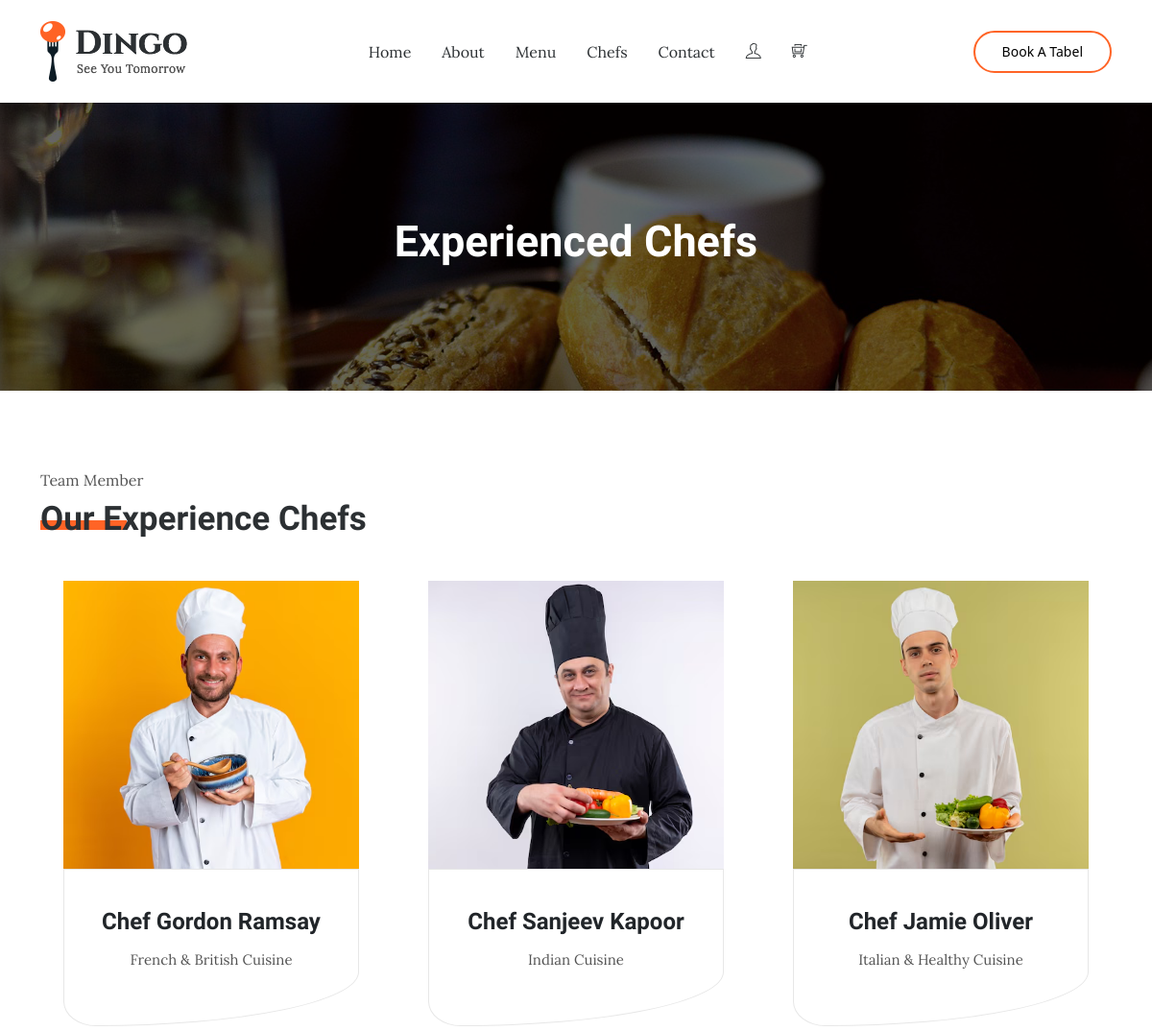
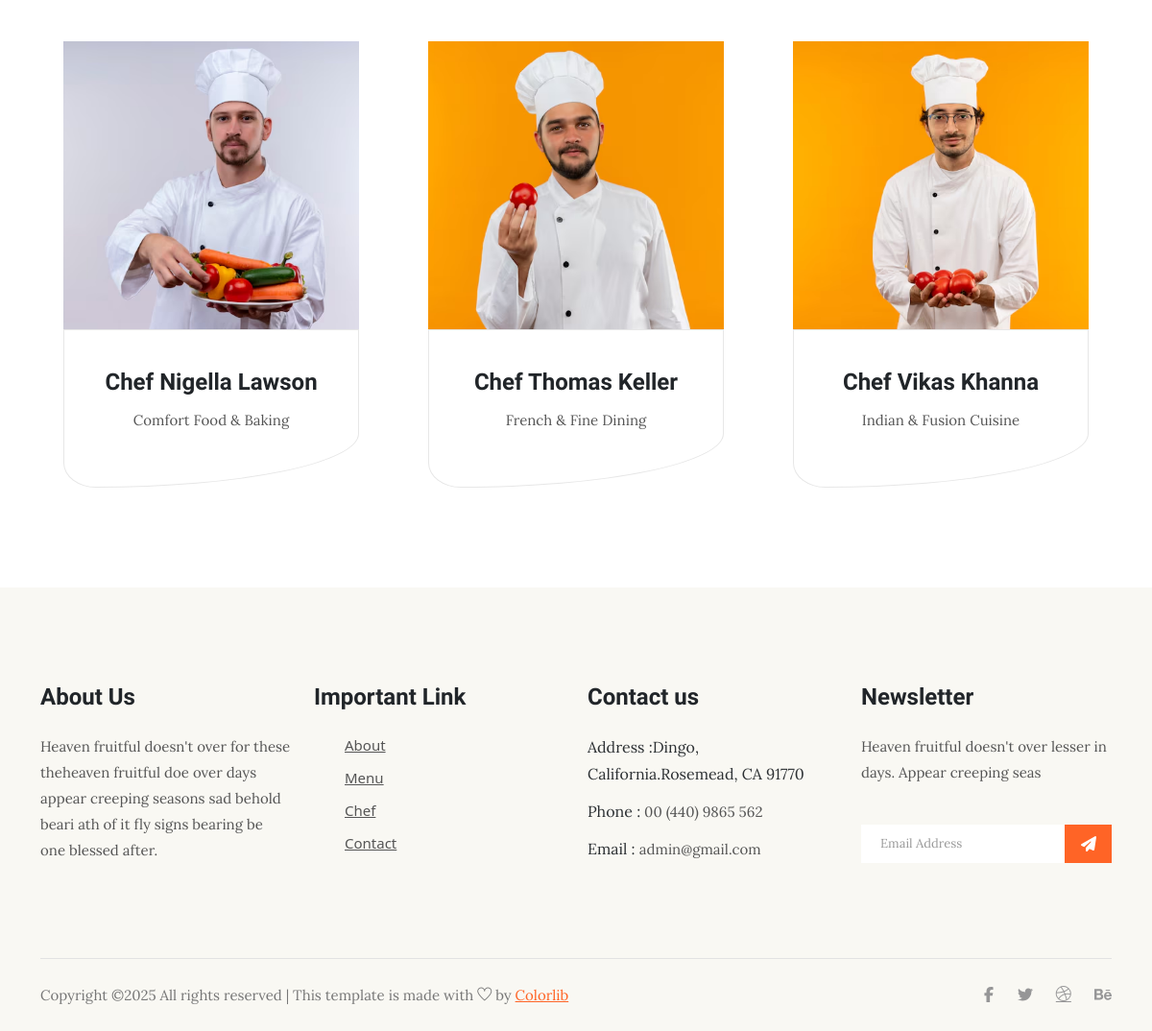
Screenshot of /chefs/ with the database file from the repository (2 pictures, top to bottom).
### DINGO_APP/models.py (models this page shows, shortened)
class Chef(models.Model):
    chef_id=models.CharField(max_length=100)
    name = models.CharField(max_length=100)
    specialty = models.CharField(max_length=100)
    experience = models.IntegerField()  # in years
    image = models.ImageField(upload_to='chefs/')  # for profile picture
    bio = models.TextField(blank=True, null=True)

### DINGO_APP/views.py (the view)
# urls.py: path('chefs/',views.chefs,name='chefs'),
def chefs(request):
    chefs=Chef.objects.all()
    return render(request,'chefs.html',locals())

### Templates/chefs.html (shortened to what this page needs)
{% extends "extend.html" %}
{% load static %}
{% block content %}
    <section class="breadcrumb breadcrumb_bg">
        <div class="container">
            <div class="row">
                <div class="col-lg-12">
                    <div class="breadcrumb_iner text-center">
                        <div class="breadcrumb_iner_item">
                            <h2>Experienced Chefs</h2>
                        </div>
                    </div>
                </div>
            </div>
        </div>
    </section>
    <section class="chefs_part blog_item_section section_padding">
        <div class="container">
            {% if chefs %}
            <div class="row">
                <div class="col-xl-5">
                    <div class="section_tittle">
                        <p>Team Member</p>
                        <h2>Our Experience Chefs</h2>
                    </div>
                </div>
            </div>
            <div class="row">
                {% for i in chefs %}
                <div class="col-sm-6 col-lg-4">
                    <div class="single_blog_item p-4">
                        <div class="single_blog_img">
                            <img src="{{ i.image.url }}" alt=""  style="height: 300px; width:100%;  object-fit: cover;">
                        </div>
                        <div class="single_blog_text text-center">
                            <h3>Chef {{ i.name }}</h3>
                            <p>{{ i.specialty }}</p>
                        </div>
                    </div>
                </div>
                {% endfor %}
            </div>
            {% else %}
            <div style="text-align: center;">
                <h2>There is no chefs in this Restaurent</h2>
            </div>
            {% endif %}
        </div>
    </section>
{% endblock %}

### rows the page displays
Chef: image (picture), name "Gordon Ramsay", specialty "French & British Cuisine"
Chef: image (picture), name "Sanjeev Kapoor", specialty "Indian Cuisine"
Chef: image (picture), name "Jamie Oliver", specialty "Italian & Healthy Cuisine"
Chef: image (picture), name "Nigella Lawson", specialty "Comfort Food & Baking"
Chef: image (picture), name "Thomas Keller", specialty "French & Fine Dining"
Chef: image (picture), name "Vikas Khanna", specialty "Indian & Fusion Cuisine"
